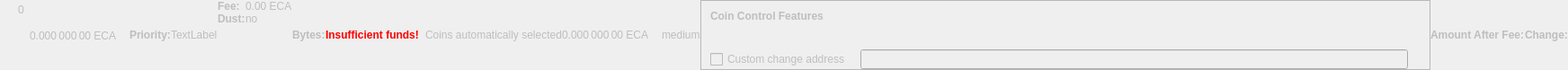
    <widget class="QWidget" name="dummyHideWidget" native="true">
     <property name="enabled">
      <bool>false</bool>
     </property>
     <property name="maximumSize">
      <size>
       <width>100</width>
       <height>22</height>
      </size>
     </property>
     <layout class="QHBoxLayout" name="dummyHideLayout">
      <property name="spacing">
       <number>0</number>
      </property>
      <property name="leftMargin">
       <number>0</number>
      </property>
      <property name="topMargin">
       <number>0</number>
      </property>
      <property name="rightMargin">
       <number>0</number>
      </property>
      <property name="bottomMargin">
       <number>0</number>
      </property>
      <item>
       <layout class="QFormLayout" name="formLayoutCoinControl1">
        <property name="horizontalSpacing">
         <number>10</number>
        </property>
        <property name="verticalSpacing">
         <number>14</number>
        </property>
        <property name="leftMargin">
         <number>10</number>
        </property>
        <property name="topMargin">
         <number>4</number>
        </property>
        <property name="rightMargin">
         <number>6</number>
        </property>
        <item row="0" column="1">
         <widget class="QLabel" name="labelCoinControlBytes">
          <property name="cursor">
           <cursorShape>IBeamCursor</cursorShape>
          </property>
          <property name="contextMenuPolicy">
           <enum>Qt::ActionsContextMenu</enum>
          </property>
          <property name="text">
           <string notr="true">0</string>
          </property>
          <property name="textInteractionFlags">
           <set>Qt::LinksAccessibleByMouse|Qt::TextSelectableByKeyboard|Qt::TextSelectableByMouse</set>
          </property>
         </widget>
        </item>
       </layout>
      </item>
      <item>
       <widget class="QLabel" name="labelCoinControlAfterFee">
        <property name="enabled">
         <bool>false</bool>
        </property>
        <property name="sizePolicy">
         <sizepolicy hsizetype="Fixed" vsizetype="Fixed">
          <horstretch>0</horstretch>
          <verstretch>0</verstretch>
         </sizepolicy>
        </property>
        <property name="minimumSize">
         <size>
          <width>111</width>
          <height>12</height>
         </size>
        </property>
        <property name="maximumSize">
         <size>
          <width>111</width>
          <height>12</height>
         </size>
        </property>
        <property name="cursor">
         <cursorShape>IBeamCursor</cursorShape>
        </property>
        <property name="contextMenuPolicy">
         <enum>Qt::ActionsContextMenu</enum>
        </property>
        <property name="text">
         <string notr="true">0.000 000 00 ECA</string>
        </property>
        <property name="textInteractionFlags">
         <set>Qt::LinksAccessibleByMouse|Qt::TextSelectableByKeyboard|Qt::TextSelectableByMouse</set>
        </property>
       </widget>
      </item>
      <item>
       <widget class="QLabel" name="labelCoinControlPriorityText">
        <property name="enabled">
         <bool>false</bool>
        </property>
        <property name="font">
         <font>
          <weight>75</weight>
          <bold>true</bold>
         </font>
        </property>
        <property name="text">
         <string>Priority:</string>
        </property>
       </widget>
      </item>
      <item>
       <layout class="QHBoxLayout" name="horizontalLayout">
        <item>
         <widget class="QLabel" name="WarningLabel">
          <property name="text">
           <string>TextLabel</string>
          </property>
         </widget>
        </item>
       </layout>
      </item>
      <item>
       <layout class="QFormLayout" name="formLayoutCoinControl3">
        <property name="horizontalSpacing">
         <number>0</number>
        </property>
        <property name="verticalSpacing">
         <number>0</number>
        </property>
        <property name="leftMargin">
         <number>0</number>
        </property>
        <property name="topMargin">
         <number>0</number>
        </property>
        <property name="rightMargin">
         <number>0</number>
        </property>
        <item row="0" column="0">
         <widget class="QLabel" name="labelCoinControlFeeText">
          <property name="enabled">
           <bool>false</bool>
          </property>
          <property name="font">
           <font>
            <weight>75</weight>
            <bold>true</bold>
           </font>
          </property>
          <property name="text">
           <string>Fee:</string>
          </property>
          <property name="margin">
           <number>0</number>
          </property>
         </widget>
        </item>
        <item row="0" column="1">
         <widget class="QLabel" name="labelCoinControlFee">
          <property name="enabled">
           <bool>false</bool>
          </property>
          <property name="cursor">
           <cursorShape>IBeamCursor</cursorShape>
          </property>
          <property name="contextMenuPolicy">
           <enum>Qt::ActionsContextMenu</enum>
          </property>
          <property name="text">
           <string notr="true">0.00 ECA</string>
          </property>
          <property name="textInteractionFlags">
           <set>Qt::LinksAccessibleByMouse|Qt::TextSelectableByKeyboard|Qt::TextSelectableByMouse</set>
          </property>
         </widget>
        </item>
        <item row="1" column="0">
         <widget class="QLabel" name="labelCoinControlLowOutputText">
          <property name="enabled">
           <bool>false</bool>
          </property>
          <property name="font">
           <font>
            <weight>75</weight>
            <bold>true</bold>
           </font>
          </property>
          <property name="text">
           <string>Dust:</string>
          </property>
         </widget>
        </item>
        <item row="1" column="1">
         <widget class="QLabel" name="labelCoinControlLowOutput">
          <property name="enabled">
           <bool>false</bool>
          </property>
          <property name="cursor">
           <cursorShape>IBeamCursor</cursorShape>
          </property>
          <property name="contextMenuPolicy">
           <enum>Qt::ActionsContextMenu</enum>
          </property>
          <property name="text">
           <string>no</string>
          </property>
          <property name="textInteractionFlags">
           <set>Qt::LinksAccessibleByMouse|Qt::TextSelectableByKeyboard|Qt::TextSelectableByMouse</set>
          </property>
         </widget>
        </item>
       </layout>
      </item>
      <item>
       <widget class="QLabel" name="labelCoinControlBytesText">
        <property name="enabled">
         <bool>false</bool>
        </property>
        <property name="font">
         <font>
          <weight>75</weight>
          <bold>true</bold>
         </font>
        </property>
        <property name="text">
         <string>Bytes:</string>
        </property>
       </widget>
      </item>
      <item>
       <layout class="QFormLayout" name="formLayoutCoinControl2">
        <property name="horizontalSpacing">
         <number>0</number>
        </property>
        <property name="verticalSpacing">
         <number>0</number>
        </property>
        <property name="leftMargin">
         <number>0</number>
        </property>
        <property name="topMargin">
         <number>0</number>
        </property>
        <property name="rightMargin">
         <number>0</number>
        </property>
       </layout>
      </item>
      <item>
       <layout class="QHBoxLayout" name="horizontalLayoutCoinControl2">
        <property name="spacing">
         <number>0</number>
        </property>
        <property name="bottomMargin">
         <number>0</number>
        </property>
       </layout>
      </item>
      <item>
       <widget class="QLabel" name="labelCoinControlInsuffFunds">
        <property name="enabled">
         <bool>false</bool>
        </property>
        <property name="minimumSize">
         <size>
          <width>0</width>
          <height>0</height>
         </size>
        </property>
        <property name="font">
         <font>
          <weight>75</weight>
          <bold>true</bold>
         </font>
        </property>
        <property name="styleSheet">
         <string notr="true">color:red;font-weight:bold;</string>
        </property>
        <property name="text">
         <string>Insufficient funds!</string>
        </property>
        <property name="margin">
         <number>5</number>
        </property>
       </widget>
      </item>
      <item>
       <layout class="QFormLayout" name="formLayoutCoinControl4">
        <property name="horizontalSpacing">
         <number>0</number>
        </property>
        <property name="verticalSpacing">
         <number>0</number>
        </property>
        <property name="leftMargin">
         <number>0</number>
        </property>
        <property name="topMargin">
         <number>0</number>
        </property>
        <property name="rightMargin">
         <number>0</number>
        </property>
       </layout>
      </item>
      <item>
       <widget class="QLabel" name="labelCoinControlChangeLabel">
        <property name="enabled">
         <bool>false</bool>
        </property>
        <property name="sizePolicy">
         <sizepolicy hsizetype="Preferred" vsizetype="Expanding">
          <horstretch>0</horstretch>
          <verstretch>0</verstretch>
         </sizepolicy>
        </property>
        <property name="minimumSize">
         <size>
          <width>0</width>
          <height>0</height>
         </size>
        </property>
        <property name="text">
         <string/>
        </property>
        <property name="margin">
         <number>3</number>
        </property>
       </widget>
      </item>
      <item>
       <widget class="QLabel" name="labelCoinControlAutomaticallySelected">
        <property name="enabled">
         <bool>false</bool>
        </property>
        <property name="sizePolicy">
         <sizepolicy hsizetype="Fixed" vsizetype="Fixed">
          <horstretch>0</horstretch>
          <verstretch>0</verstretch>
         </sizepolicy>
        </property>
        <property name="minimumSize">
         <size>
          <width>0</width>
          <height>0</height>
         </size>
        </property>
        <property name="maximumSize">
         <size>
          <width>240</width>
          <height>16777215</height>
         </size>
        </property>
        <property name="text">
         <string>Coins automatically selected</string>
        </property>
        <property name="margin">
         <number>5</number>
        </property>
       </widget>
      </item>
      <item>
       <widget class="QLabel" name="labelCoinControlChange">
        <property name="enabled">
         <bool>false</bool>
        </property>
        <property name="sizePolicy">
         <sizepolicy hsizetype="Fixed" vsizetype="Fixed">
          <horstretch>0</horstretch>
          <verstretch>0</verstretch>
         </sizepolicy>
        </property>
        <property name="minimumSize">
         <size>
          <width>111</width>
          <height>0</height>
         </size>
        </property>
        <property name="maximumSize">
         <size>
          <width>111</width>
          <height>16777215</height>
         </size>
        </property>
        <property name="cursor">
         <cursorShape>IBeamCursor</cursorShape>
        </property>
        <property name="contextMenuPolicy">
         <enum>Qt::ActionsContextMenu</enum>
        </property>
        <property name="text">
         <string notr="true">0.000 000 00 ECA</string>
        </property>
        <property name="textInteractionFlags">
         <set>Qt::LinksAccessibleByMouse|Qt::TextSelectableByKeyboard|Qt::TextSelectableByMouse</set>
        </property>
       </widget>
      </item>
      <item>
       <widget class="QLabel" name="labelCoinControlPriority">
        <property name="enabled">
         <bool>false</bool>
        </property>
        <property name="cursor">
         <cursorShape>IBeamCursor</cursorShape>
        </property>
        <property name="contextMenuPolicy">
         <enum>Qt::ActionsContextMenu</enum>
        </property>
        <property name="text">
         <string>medium</string>
        </property>
        <property name="textInteractionFlags">
         <set>Qt::LinksAccessibleByMouse|Qt::TextSelectableByKeyboard|Qt::TextSelectableByMouse</set>
        </property>
       </widget>
      </item>
      <item>
       <widget class="QFrame" name="frameCoinControl">
        <property name="sizePolicy">
         <sizepolicy hsizetype="Expanding" vsizetype="Expanding">
          <horstretch>0</horstretch>
          <verstretch>0</verstretch>
         </sizepolicy>
        </property>
        <property name="maximumSize">
         <size>
          <width>16777215</width>
          <height>16777215</height>
         </size>
        </property>
        <property name="frameShape">
         <enum>QFrame::StyledPanel</enum>
        </property>
        <property name="frameShadow">
         <enum>QFrame::Sunken</enum>
        </property>
        <layout class="QVBoxLayout" name="verticalLayoutCoinControl2_2">
         <property name="spacing">
          <number>0</number>
         </property>
         <property name="leftMargin">
          <number>0</number>
         </property>
         <property name="topMargin">
          <number>0</number>
         </property>
         <property name="rightMargin">
          <number>0</number>
         </property>
         <property name="bottomMargin">
          <number>0</number>
         </property>
         <item>
          <layout class="QVBoxLayout" name="verticalLayoutCoinControl" stretch="0,0,0,1">
           <property name="spacing">
            <number>0</number>
           </property>
           <property name="leftMargin">
            <number>10</number>
           </property>
           <property name="topMargin">
            <number>10</number>
           </property>
           <item>
            <layout class="QHBoxLayout" name="horizontalLayoutCoinControl1">
             <property name="bottomMargin">
              <number>15</number>
             </property>
             <item>
              <widget class="QLabel" name="labelCoinControlFeatures">
               <property name="enabled">
                <bool>false</bool>
               </property>
               <property name="sizePolicy">
                <sizepolicy hsizetype="Preferred" vsizetype="Maximum">
                 <horstretch>0</horstretch>
                 <verstretch>0</verstretch>
                </sizepolicy>
               </property>
               <property name="font">
                <font>
                 <weight>75</weight>
                 <bold>true</bold>
                </font>
               </property>
               <property name="styleSheet">
                <string notr="true">font-weight:bold;</string>
               </property>
               <property name="text">
                <string>Coin Control Features</string>
               </property>
              </widget>
             </item>
            </layout>
           </item>
           <item>
            <widget class="QWidget" name="widgetCoinControl" native="true">
             <property name="sizePolicy">
              <sizepolicy hsizetype="Preferred" vsizetype="Preferred">
               <horstretch>0</horstretch>
               <verstretch>0</verstretch>
              </sizepolicy>
             </property>
             <property name="minimumSize">
              <size>
               <width>0</width>
               <height>0</height>
              </size>
             </property>
             <property name="styleSheet">
              <string notr="true"/>
             </property>
             <layout class="QHBoxLayout" name="horizontalLayoutCoinControl5_2">
              <property name="leftMargin">
               <number>0</number>
              </property>
              <property name="topMargin">
               <number>0</number>
              </property>
              <property name="rightMargin">
               <number>0</number>
              </property>
              <property name="bottomMargin">
               <number>0</number>
              </property>
              <item>
               <layout class="QHBoxLayout" name="horizontalLayoutCoinControl3">
                <property name="spacing">
                 <number>20</number>
                </property>
                <property name="topMargin">
                 <number>0</number>
                </property>
                <property name="bottomMargin">
                 <number>10</number>
                </property>
               </layout>
              </item>
             </layout>
            </widget>
           </item>
           <item>
            <layout class="QHBoxLayout" name="horizontalLayoutCoinControl4" stretch="0,0,0">
             <property name="spacing">
              <number>12</number>
             </property>
             <property name="sizeConstraint">
              <enum>QLayout::SetDefaultConstraint</enum>
             </property>
             <property name="topMargin">
              <number>5</number>
             </property>
             <property name="rightMargin">
              <number>5</number>
             </property>
             <item>
              <widget class="QCheckBox" name="checkBoxCoinControlChange">
               <property name="enabled">
                <bool>false</bool>
               </property>
               <property name="toolTip">
                <string>If this is activated, but the change address is empty or invalid, change will be sent to a newly generated address.</string>
               </property>
               <property name="text">
                <string>Custom change address</string>
               </property>
              </widget>
             </item>
             <item>
              <widget class="QValidatedLineEdit" name="lineEditCoinControlChange">
               <property name="enabled">
                <bool>false</bool>
               </property>
               <property name="sizePolicy">
                <sizepolicy hsizetype="Expanding" vsizetype="Fixed">
                 <horstretch>0</horstretch>
                 <verstretch>0</verstretch>
                </sizepolicy>
               </property>
              </widget>
             </item>
             <item>
              <widget class="QLabel" name="labelCoinControlChangeLabel_2">
               <property name="sizePolicy">
                <sizepolicy hsizetype="Preferred" vsizetype="Expanding">
                 <horstretch>0</horstretch>
                 <verstretch>0</verstretch>
                </sizepolicy>
               </property>
               <property name="minimumSize">
                <size>
                 <width>0</width>
                 <height>0</height>
                </size>
               </property>
               <property name="text">
                <string/>
               </property>
               <property name="margin">
                <number>3</number>
               </property>
              </widget>
             </item>
            </layout>
           </item>
           <item>
            <spacer name="verticalSpacerCoinControl">
             <property name="orientation">
              <enum>Qt::Vertical</enum>
             </property>
             <property name="sizeHint" stdset="0">
              <size>
               <width>800</width>
               <height>1</height>
              </size>
             </property>
            </spacer>
           </item>
          </layout>
         </item>
        </layout>
       </widget>
      </item>
      <item>
       <widget class="QLabel" name="labelCoinControlAfterFeeText">
        <property name="enabled">
         <bool>false</bool>
        </property>
        <property name="minimumSize">
         <size>
          <width>0</width>
          <height>0</height>
         </size>
        </property>
        <property name="maximumSize">
         <size>
          <width>16777215</width>
          <height>16777215</height>
         </size>
        </property>
        <property name="font">
         <font>
          <weight>75</weight>
          <bold>true</bold>
         </font>
        </property>
        <property name="text">
         <string>Amount After Fee:</string>
        </property>
        <property name="alignment">
         <set>Qt::AlignLeading|Qt::AlignLeft|Qt::AlignVCenter</set>
        </property>
        <property name="margin">
         <number>0</number>
        </property>
       </widget>
      </item>
      <item>
       <widget class="QLabel" name="labelCoinControlChangeText">
        <property name="enabled">
         <bool>false</bool>
        </property>
        <property name="sizePolicy">
         <sizepolicy hsizetype="Preferred" vsizetype="Preferred">
          <horstretch>0</horstretch>
          <verstretch>0</verstretch>
         </sizepolicy>
        </property>
        <property name="minimumSize">
         <size>
          <width>0</width>
          <height>0</height>
         </size>
        </property>
        <property name="maximumSize">
         <size>
          <width>16777215</width>
          <height>16777215</height>
         </size>
        </property>
        <property name="font">
         <font>
          <weight>75</weight>
          <bold>true</bold>
         </font>
        </property>
        <property name="text">
         <string>Change:</string>
        </property>
        <property name="alignment">
         <set>Qt::AlignLeading|Qt::AlignLeft|Qt::AlignVCenter</set>
        </property>
       </widget>
      </item>
     </layout>
    </widget>
